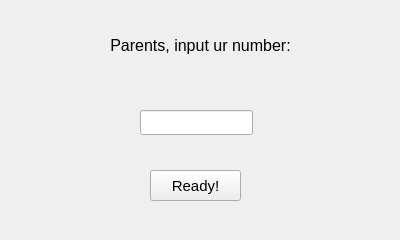
<?xml version="1.0" encoding="UTF-8"?>
<ui version="4.0">
 <class>Form</class>
 <widget class="QWidget" name="Form">
  <property name="geometry">
   <rect>
    <x>0</x>
    <y>0</y>
    <width>400</width>
    <height>240</height>
   </rect>
  </property>
  <property name="minimumSize">
   <size>
    <width>400</width>
    <height>240</height>
   </size>
  </property>
  <property name="maximumSize">
   <size>
    <width>400</width>
    <height>240</height>
   </size>
  </property>
  <property name="windowTitle">
   <string>Form</string>
  </property>
  <widget class="QLabel" name="label">
   <property name="geometry">
    <rect>
     <x>100</x>
     <y>30</y>
     <width>201</width>
     <height>31</height>
    </rect>
   </property>
   <property name="font">
    <font>
     <pointsize>12</pointsize>
    </font>
   </property>
   <property name="text">
    <string>Parents, input ur number:</string>
   </property>
   <property name="alignment">
    <set>Qt::AlignCenter</set>
   </property>
  </widget>
  <widget class="QLabel" name="label_2">
   <property name="geometry">
    <rect>
     <x>170</x>
     <y>70</y>
     <width>51</width>
     <height>17</height>
    </rect>
   </property>
   <property name="font">
    <font>
     <pointsize>12</pointsize>
    </font>
   </property>
   <property name="text">
    <string/>
   </property>
   <property name="alignment">
    <set>Qt::AlignCenter</set>
   </property>
  </widget>
  <widget class="QLineEdit" name="lineEdit">
   <property name="geometry">
    <rect>
     <x>140</x>
     <y>110</y>
     <width>113</width>
     <height>25</height>
    </rect>
   </property>
   <property name="clearButtonEnabled">
    <bool>true</bool>
   </property>
  </widget>
  <widget class="QPushButton" name="pushButton">
   <property name="geometry">
    <rect>
     <x>150</x>
     <y>170</y>
     <width>91</width>
     <height>31</height>
    </rect>
   </property>
   <property name="font">
    <font>
     <pointsize>11</pointsize>
    </font>
   </property>
   <property name="text">
    <string>Ready!</string>
   </property>
  </widget>
 </widget>
 <resources/>
 <connections/>
</ui>
